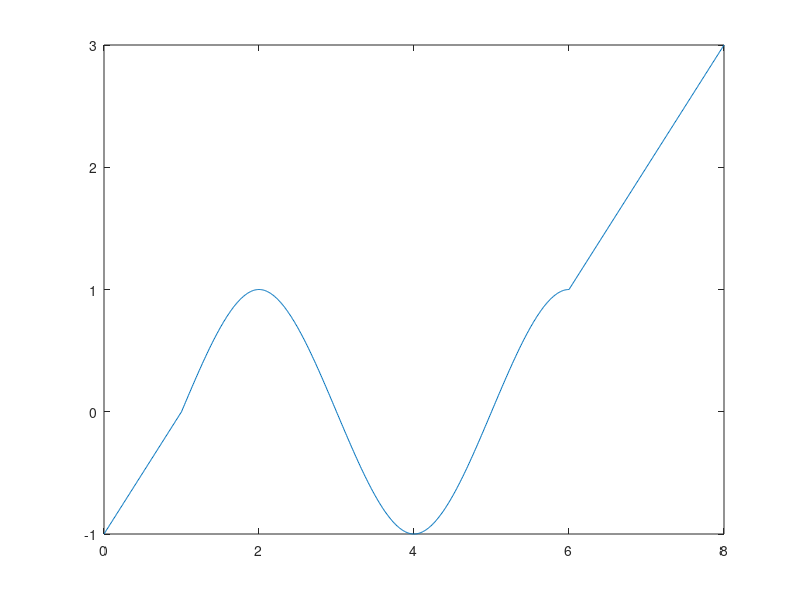

Reproduce this figure in MATLAB.
clear;
clc;
close all;
x=0:0.01:8;
y0=x-1;

t1= x-1.0;
a1= 1.5-1.0;
b1= -1.76544*10^(-9)+1.0;
y1=0.0+(1.0+a1)*t1+(b1-2*a1)*t1.^2-(b1-a1)*t1.^3;

t2= x-2.0;
a2= 1.76544*10^(-9)+1.0;
b2= 1.5-1.0;
y2=1.0+(-1.0+a2)*t2+(b2-2*a2)*t2.^2-(b2-a2)*t2.^3;


t3= x-3.0;
a3= -1.5+1.0;
b3= -1.08498*10^(-8)-1.0;
y3=0.0+(-1.0+a3)*t3+(b3-2*a3)*t3.^2-(b3-a3)*t3.^3;


t4= x-4.0;
a4= 1.08498*10^(-8)-1.0;
b4= -1.5+1.0;
y4=-1.0+(1.0+a4)*t4+(b4-2*a4)*t4.^2-(b4-a4)*t4.^3;


t5= x-5.0;
a5= 1.5-1.0;
b5= -7.5763*10^(-8)+1.0;
y5=0.0+(1.0+a5)*t5+(b5-2*a5)*t5.^2-(b5-a5)*t5.^3;


y6=x-5;

y=y0.*(x<=1.0)+y1.*((1.0<x)&(x<=2.0))+y2.*((2.0<x)&x<=3.0)+y3.*((3.0<x)&(x<=4.0))+y4.*((4.0<x)&(x<=5.0))+y5.*((5.0<x)&(x<=6.0))+y6.*(x>6.0);
plot(x,y);